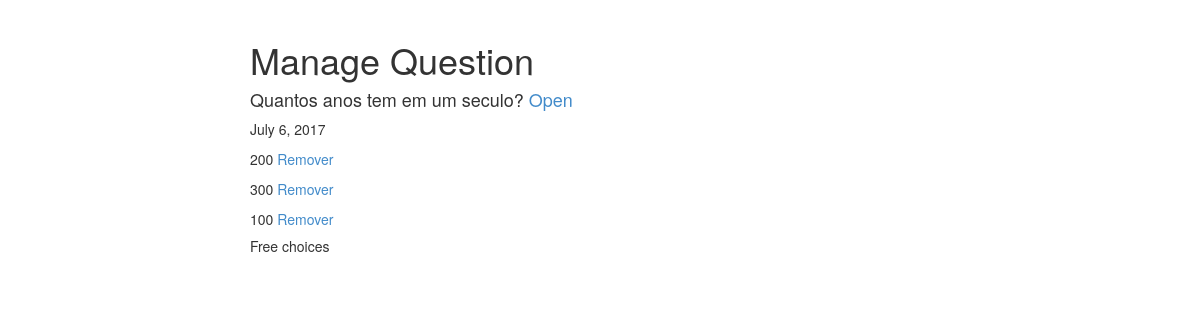
The page /question/2/manage on the database its author committed.
### pool/models.py (models this page shows, shortened)
class Question(models.Model):
	question_text = models.CharField(max_length=500)
	closed = models.BooleanField(default=False)
	pub_date = models.DateField(auto_now_add=True)

class Choice(models.Model):
	question = models.ForeignKey(Question, null=True, blank=True, on_delete=models.CASCADE, related_name='choices')
	choice_text = models.CharField(max_length=500)
	votes = models.IntegerField(default=0)

### pool/views.py (the view)
# urls.py: url(r'^question/(?P<question_id>\d+)/manage$', views.manage, name='manage'),
def manage(request, question_id):
	question = Question.objects.get(id=question_id)
	free_choices = Choice.objects.filter(question__isnull = True)
	return render(request, 'manage.html', {'question': question, 'free_choices': free_choices})

### pool/templates/manage.html (shortened to what this page needs)
{% load staticfiles%}
<!DOCTYPE html>
<html>
<head>
	<link href="{% static 'styles/bootstrap.css' %}" rel="stylesheet">
	<link href="{% static 'styles/main.css' %}" rel="stylesheet">
</head>
<body>
	<div class="container">
		<h1>Manage Question</h1>
		<h4>{{question.question_text}}
			<a href="{% url 'close' question.id %}">
				{% if question.closed %}
					Open
				{% else %}
					Close
				{% endif %}
			</a>
		</h4>
		<p>{{question.pub_date}}</p>
		{% for choice in question.choices.all %}
			<p>{{choice.choice_text}} <a onclick="return confirm('Are you sure?')" href="{% url 'remove' question.id choice.id %}">Remover</a></p>
		{% endfor %}
		<h5>Free choices</h5>
	</div>
</body>
</html>

### pool/static/styles/main.css (style rules this page uses)
body { padding-top: 20px; padding-bottom: 20px; }
@media (min-width: 768px) { .container { max-width: 730px; } }

### rows shown on the page
Question: question_text "Quantos anos tem em um seculo?", pub_date "July 6, 2017"
Choice: choice_text "200"
Choice: choice_text "300"
Choice: choice_text "100"
